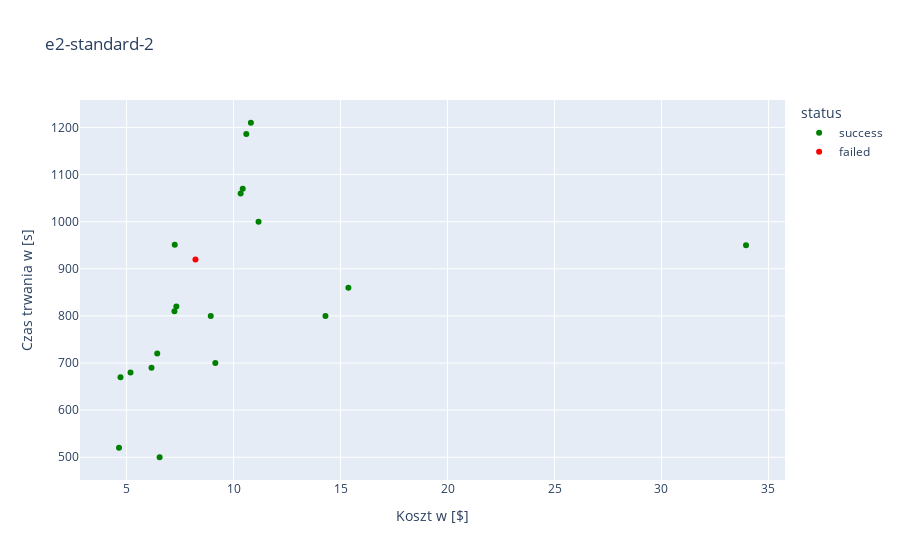
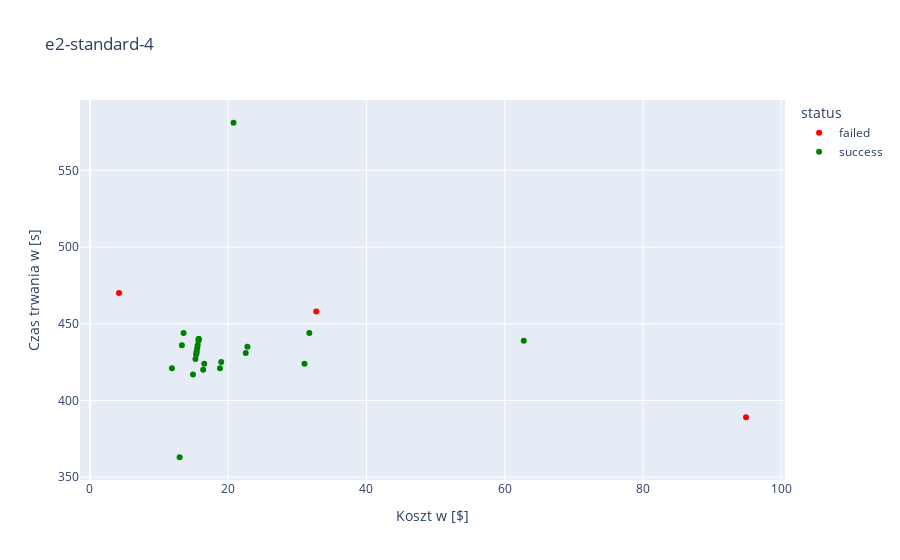
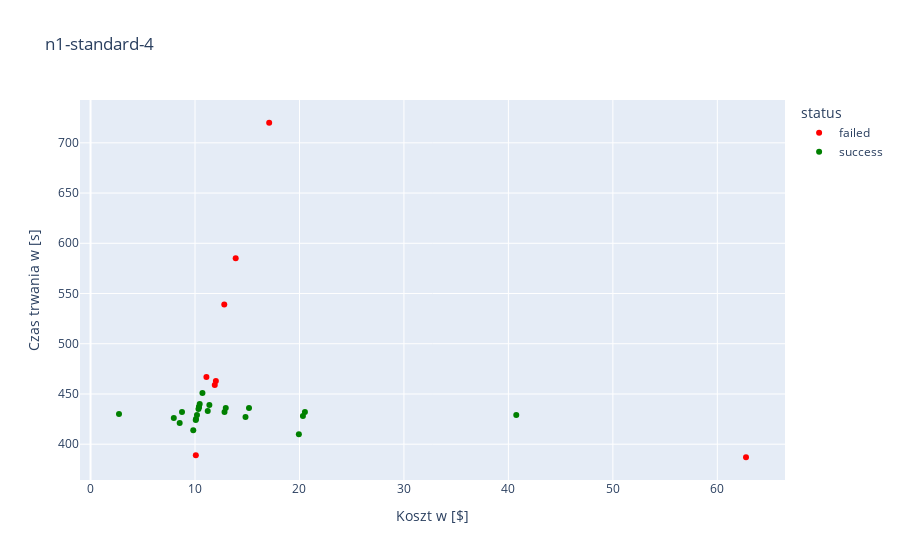

Notebook code for these charts, in order:
### Markdown cell above
## Cost to DAG run duration

### Code cell
filenames = ['prom_data_e2-standard-2.csv' ,'prom_data_e2-standard-4.csv', 'prom_data_n1-standard-4.csv']
machine_cost_conversion = {
    'n1': (3.75, 0.04749975),
    'e2': (4.0, 0.067006)
}

#  wzór kosztu:
#   max{(l. corów / l.exec), (pamięć RAM maszyny / executor_memory * driver_memory)} * (dag_duration / 60) * const_cost

def cost_function(r, machine):
    splitted_machine_type = machine.split('-')
    core_number = int(splitted_machine_type[2])
    # podwojenie liczby corów podwaja koszt
    cost = core_number/2 * machine_cost_conversion[splitted_machine_type[0]][1]
    # ramu 4 razy więcej niż l. corów
    ram_memory = machine_cost_conversion[splitted_machine_type[0]][0] * core_number
    return max(core_number/r['executor_instances'], ram_memory/r['executor_memory'] * r['driver_memory']) * r['dag_duration'] / 60 * cost

for file in filenames:
    data = pd.read_csv(file)
    data['executor_memory'] = data['executor_memory'].str.replace('m', '')
    data['driver_memory'] = data['driver_memory'].str.replace('m', '')
    data['executor_memory'] = pd.to_numeric(data['executor_memory'])
    data['driver_memory'] = pd.to_numeric(data['driver_memory'])

    data['cost'] = 0.0 # new cost column
    machine_type = data['machine_type'][0]
    for index, row in data.iterrows():
        data.at[index, 'cost'] = cost_function(row, machine_type)

    fig = px.scatter(data, x="cost", y="dag_duration",labels={
                     "cost": "Koszt w [$]",
                     "dag_duration": "Czas trwania w [s]",
                     "executor_instances": "Liczba executorów",
                     "executor_memory": "Pamięć executora w [MB]",
                     "driver_memory": "Pamięć drivera w [MB]"
                 }, color_discrete_map={
                        "success": "green",
                        "failed": "red"},
                    color="status", title=machine_type, hover_data=['executor_instances', 'executor_memory', 'driver_memory'])
    fig.show()

### Figure 1 — Plotly figure (JSON) as saved in the notebook; plotly's stock layout.template omitted (floating-point values rounded to 4 significant figures)
{"data": [{"customdata": [[2, 512, 512], [4, 512, 512], [2, 550, 600], [4, 550, 600], [2, 600, 750], [6, 600, 750], [2, 512, 1024], [5, 1024, 1024], [2, 600, 512], [5, 700, 1024], [2, 512, 512], [2, 1024, 1024], [5, 1024, 1024], [5, 512, 750], [1, 512, 1024], [1, 1024, 1024], [6, 650, 512], [6, 600, 512], [10, 512, 2048]], "hovertemplate": "status=success<br>Koszt w [$]=%{x}<br>Czas trwania w [s]=%{y}<br>Liczba executorów=%{customdata[0]}<br>Pamięć executora w [MB]=%{customdata[1]}<br>Pamięć drivera w [MB]=%{customdata[2]}<extra></extra>", "legendgroup": "success", "marker": {"color": "green", "symbol": "circle"}, "mode": "markers", "name": "success", "orientation": "v", "showlegend": true, "type": "scatter", "x": [10.6, 10.81, 10.43, 10.33, 11.17, 8.934, 15.37, 7.326, 7.25, 9.149, 6.433, 6.165, 4.646, 6.544, 14.29, 7.237, 4.715, 5.184, 33.95], "xaxis": "x", "y": [1186, 1210, 1070, 1060, 1000, 800, 860, 820, 951, 700, 720, 690, 520, 500, 800, 810, 670, 680, 950], "yaxis": "y"}, {"customdata": [[10, 1024, 1024]], "hovertemplate": "status=failed<br>Koszt w [$]=%{x}<br>Czas trwania w [s]=%{y}<br>Liczba executorów=%{customdata[0]}<br>Pamięć executora w [MB]=%{customdata[1]}<br>Pamięć drivera w [MB]=%{customdata[2]}<extra></extra>", "legendgroup": "failed", "marker": {"color": "red", "symbol": "circle"}, "mode": "markers", "name": "failed", "orientation": "v", "showlegend": true, "type": "scatter", "x": [8.219], "xaxis": "x", "y": [920], "yaxis": "y"}], "layout": {"legend": {"title": {"text": "status"}, "tracegroupgap": 0}, "title": {"text": "e2-standard-2"}, "xaxis": {"anchor": "y", "domain": [0.0, 1.0], "title": {"text": "Koszt w [$]"}}, "yaxis": {"anchor": "x", "domain": [0.0, 1.0], "title": {"text": "Czas trwania w [s]"}}}}

### Figure 2 — Plotly figure (JSON) as saved in the notebook; plotly's stock layout.template omitted (floating-point values rounded to 4 significant figures)
{"data": [{"customdata": [[1, 512, 1024], [1, 7000, 512], [5, 300, 2048]], "hovertemplate": "status=failed<br>Koszt w [$]=%{x}<br>Czas trwania w [s]=%{y}<br>Liczba executorów=%{customdata[0]}<br>Pamięć executora w [MB]=%{customdata[1]}<br>Pamięć drivera w [MB]=%{customdata[2]}<extra></extra>", "legendgroup": "failed", "marker": {"color": "red", "symbol": "circle"}, "mode": "markers", "name": "failed", "orientation": "v", "showlegend": true, "type": "scatter", "x": [32.73, 4.199, 94.9], "xaxis": "x", "y": [458, 470, 389], "yaxis": "y"}, {"customdata": [[15, 512, 512], [4, 512, 512], [2, 600, 512], [5, 1024, 1024], [6, 600, 750], [6, 650, 512], [5, 512, 750], [10, 512, 2048], [5, 700, 1024], [1, 1024, 1024], [2, 512, 1024], [2, 600, 750], [2, 1024, 1024], [10, 2048, 2048], [10, 1024, 1024], [2, 512, 512], [2, 500, 1024], [2, 512, 512], [20, 1024, 1024], [4, 550, 600], [30, 1024, 1024], [6, 600, 512], [2, 550, 600], [5, 1024, 1024]], "hovertemplate": "status=success<br>Koszt w [$]=%{x}<br>Czas trwania w [s]=%{y}<br>Liczba executorów=%{customdata[0]}<br>Pamięć executora w [MB]=%{customdata[1]}<br>Pamięć drivera w [MB]=%{customdata[2]}<extra></extra>", "legendgroup": "success", "marker": {"color": "green", "symbol": "circle"}, "mode": "markers", "name": "success", "orientation": "v", "showlegend": true, "type": "scatter", "x": [14.9, 15.37, 13.3, 15.72, 18.81, 11.85, 22.77, 62.75, 22.53, 12.97, 31.73, 18.99, 15.51, 15.58, 15.44, 15.69, 31.03, 20.76, 15.26, 16.37, 15.4, 13.54, 16.53, 15.72], "xaxis": "x", "y": [417, 430, 436, 440, 421, 421, 435, 439, 431, 363, 444, 425, 434, 436, 432, 439, 424, 581, 427, 420, 431, 444, 424, 440], "yaxis": "y"}], "layout": {"legend": {"title": {"text": "status"}, "tracegroupgap": 0}, "title": {"text": "e2-standard-4"}, "xaxis": {"anchor": "y", "domain": [0.0, 1.0], "title": {"text": "Koszt w [$]"}}, "yaxis": {"anchor": "x", "domain": [0.0, 1.0], "title": {"text": "Czas trwania w [s]"}}}}

### Figure 3 — Plotly figure (JSON) as saved in the notebook; plotly's stock layout.template omitted (floating-point values rounded to 4 significant figures)
{"data": [{"customdata": [[4, 512, 512], [4, 512, 512], [5, 300, 2048], [2, 550, 600], [2, 512, 512], [2, 512, 512], [2, 550, 600], [4, 550, 600]], "hovertemplate": "status=failed<br>Koszt w [$]=%{x}<br>Czas trwania w [s]=%{y}<br>Liczba executorów=%{customdata[0]}<br>Pamięć executora w [MB]=%{customdata[1]}<br>Pamięć drivera w [MB]=%{customdata[2]}<extra></extra>", "legendgroup": "failed", "marker": {"color": "red", "symbol": "circle"}, "mode": "markers", "name": "failed", "orientation": "v", "showlegend": true, "type": "scatter", "x": [12.8, 11.09, 62.75, 10.08, 13.89, 17.1, 12.0, 11.89], "xaxis": "x", "y": [539, 467, 387, 389, 585, 720, 463, 459], "yaxis": "y"}, {"customdata": [[2, 600, 512], [2, 512, 1024], [6, 600, 512], [1, 1024, 1024], [4, 512, 512], [15, 512, 512], [5, 512, 750], [6, 600, 750], [2, 550, 600], [2, 512, 512], [10, 1024, 1024], [4, 550, 600], [5, 700, 1024], [2, 512, 512], [1, 512, 1024], [1, 7000, 512], [6, 650, 512], [5, 1024, 1024], [2, 600, 750], [10, 512, 2048], [5, 1024, 1024], [2, 500, 1024], [2, 1024, 1024]], "hovertemplate": "status=success<br>Koszt w [$]=%{x}<br>Czas trwania w [s]=%{y}<br>Liczba executorów=%{customdata[0]}<br>Pamięć executora w [MB]=%{customdata[1]}<br>Pamięć drivera w [MB]=%{customdata[2]}<extra></extra>", "legendgroup": "success", "marker": {"color": "green", "symbol": "circle"}, "mode": "markers", "name": "success", "orientation": "v", "showlegend": true, "type": "scatter", "x": [8.532, 20.33, 8.755, 10.19, 10.38, 10.07, 15.17, 12.82, 11.22, 10.71, 10.33, 11.37, 14.84, 10.38, 20.52, 2.723, 7.969, 10.09, 12.94, 40.75, 10.45, 19.94, 9.832], "xaxis": "x", "y": [421, 428, 432, 429, 437, 424, 436, 432, 433, 451, 435, 439, 427, 437, 432, 430, 426, 425, 436, 429, 440, 410, 414], "yaxis": "y"}], "layout": {"legend": {"title": {"text": "status"}, "tracegroupgap": 0}, "title": {"text": "n1-standard-4"}, "xaxis": {"anchor": "y", "domain": [0.0, 1.0], "title": {"text": "Koszt w [$]"}}, "yaxis": {"anchor": "x", "domain": [0.0, 1.0], "title": {"text": "Czas trwania w [s]"}}}}
